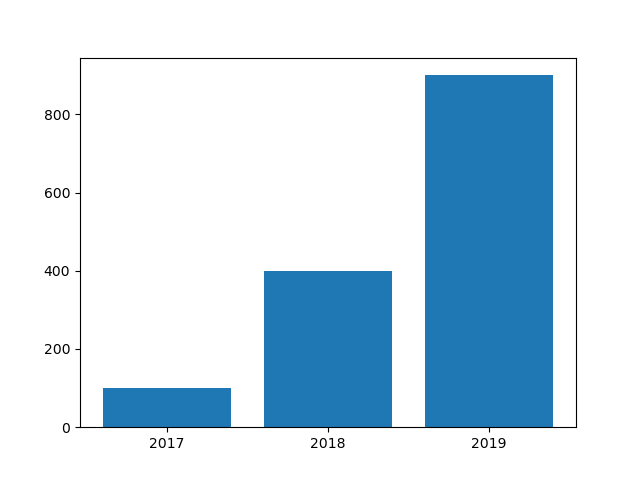

The Python source for this figure:
import matplotlib.pyplot as plt
import numpy as np

x = np.arange(3)
years = ['2017', '2018', '2019']
values = [100, 400, 900]

plt.bar(x, values)
plt.xticks(x, years)
plt.savefig('covid19.png')